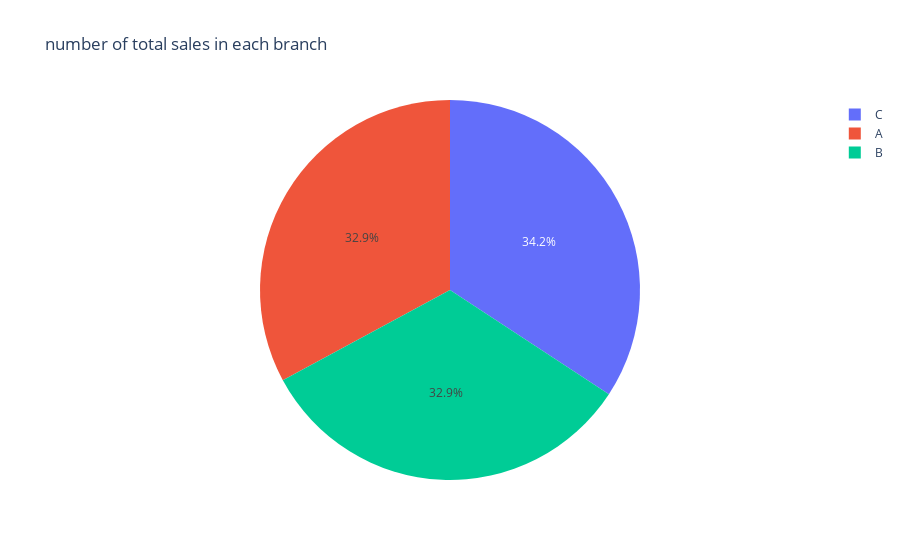

Notebook source saved alongside this figure:
### Code cell
#number of total sales in each branch
fig = px.pie(df , names=df['branch'], values=df['total'], title='number of total sales in each branch')
fig.show()

### Figure 1 — Plotly figure (JSON) as saved in the notebook; plotly's stock layout.template omitted (floating-point values rounded to 4 significant figures; data arrays with more than 128 entries replaced by an {"elided": "..."} marker saying what was removed)
{"data": [{"domain": {"x": [0, 1], "y": [0, 1]}, "hovertemplate": "branch=%{label}<br>total=%{value}<extra></extra>", "labels": {"elided": "1000 str values"}, "legendgroup": "", "name": "", "showlegend": true, "type": "pie", "values": {"elided": "1000 float values"}}], "layout": {"legend": {"tracegroupgap": 0}, "title": {"text": "number of total sales in each branch"}}}
